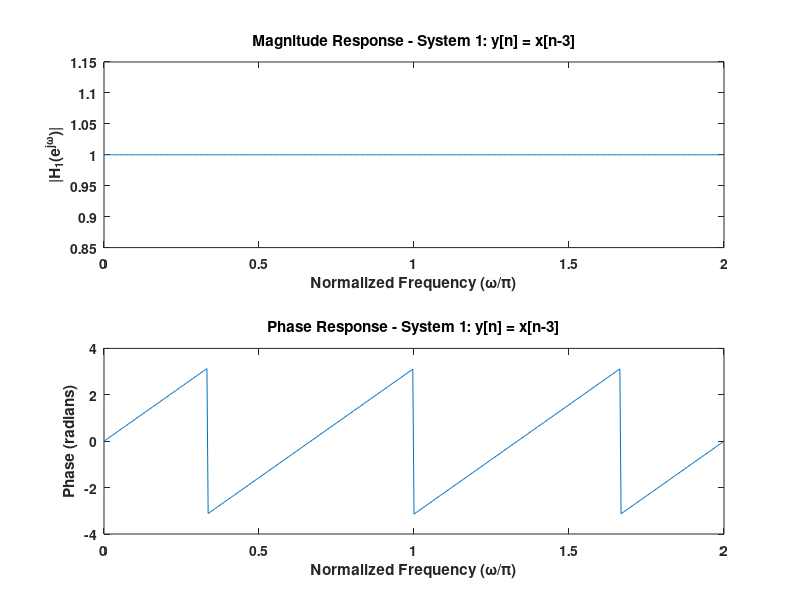
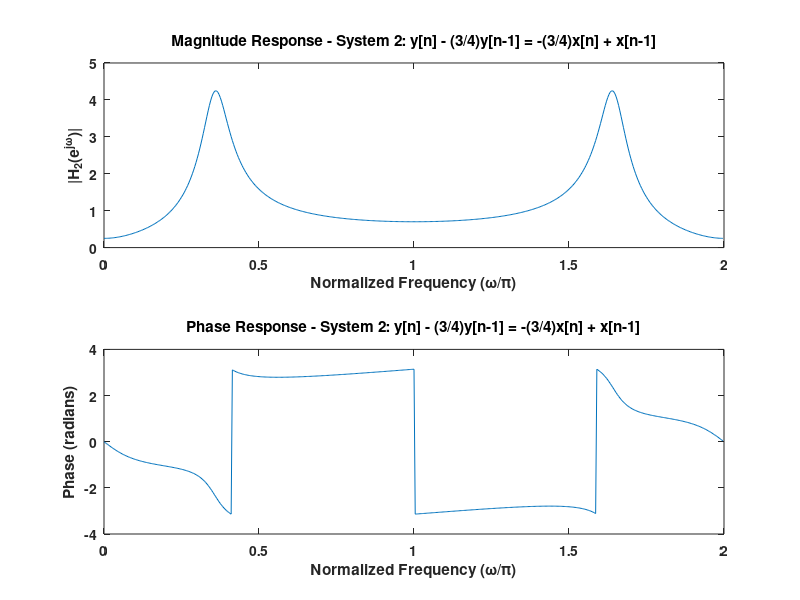
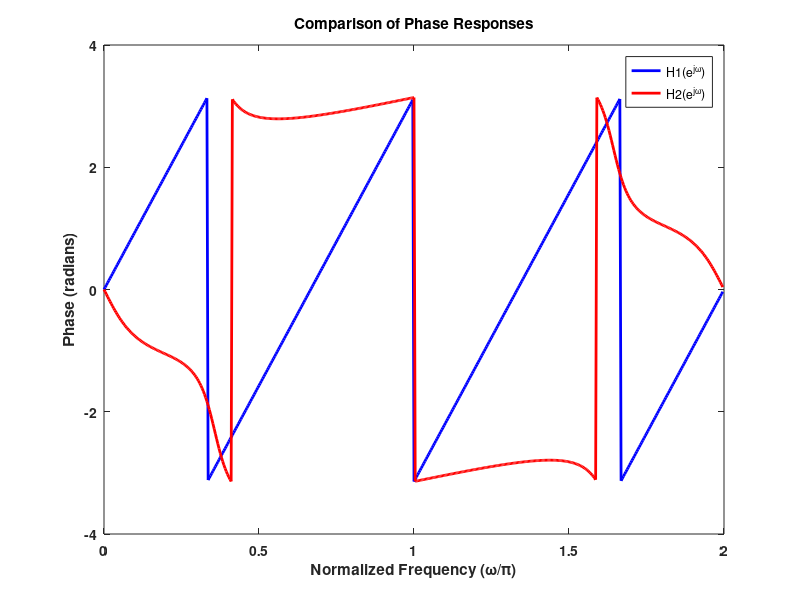

These figures' MATLAB source, in order:
% System 1 coefficients
b1 = 1;      % numerator coefficients
a1 = [zeros(1, 3), 1];   % denominator coefficients (delay of 3)

% Frequency response analysis using freqz
N = 512; % Number of points
[Hz1, W1] = freqz(b1, a1, N, 'whole');

% Plot magnitude response
figure;
subplot(2, 1, 1);
plot(W1/pi, abs(Hz1));
title('Magnitude Response - System 1: y[n] = x[n-3]');
xlabel('Normalized Frequency (\omega/\pi)');
ylabel('|H_1(e^{j\omega})|');
set(gca, 'FontWeight', 'bold');  % Set axis font weight to bold

% Plot phase response
subplot(2, 1, 2);
plot(W1/pi, angle(Hz1)); % unwrap to avoid phase wrapping
title('Phase Response - System 1: y[n] = x[n-3]');
xlabel('Normalized Frequency (\omega/\pi)');
ylabel('Phase (radians)');
set(gca, 'FontWeight', 'bold');  % Set axis font weight to bold


% System 2 coefficients
b2 = [-3/4, 1];          % numerator coefficients
a2 = [1, -3/4, 3/4];      % denominator coefficients

% Frequency response analysis using freqz
[Hz2, W2] = freqz(b2, a2, N, 'whole');

% Plot magnitude response
figure;
subplot(2, 1, 1);
plot(W2/pi, abs(Hz2));
title('Magnitude Response - System 2: y[n] - (3/4)y[n-1] = -(3/4)x[n] + x[n-1]');
xlabel('Normalized Frequency (\omega/\pi)');
ylabel('|H_2(e^{j\omega})|');
set(gca, 'FontWeight', 'bold');  % Set axis font weight to bold

% Plot phase response
subplot(2, 1, 2);
plot(W2/pi, (angle(Hz2))); % unwrap to avoid phase wrapping
title('Phase Response - System 2: y[n] - (3/4)y[n-1] = -(3/4)x[n] + x[n-1]');
xlabel('Normalized Frequency (\omega/\pi)');
ylabel('Phase (radians)');
set(gca, 'FontWeight', 'bold');  % Set axis font weight to bold


% Compare phase of H2(e^jw) with H1(e^jw)
figure;
plot(W1/pi, (angle(Hz1)), 'b', 'LineWidth', 2); % Blue line for H1
hold on;
plot(W2/pi, (angle(Hz2)), 'r', 'LineWidth', 2); % Red line for H2
hold off;
title('Comparison of Phase Responses');
xlabel('Normalized Frequency (\omega/\pi)');
ylabel('Phase (radians)');
legend('H1(e^{j\omega})', 'H2(e^{j\omega})');
set(gca, 'FontWeight', 'bold');  % Set axis font weight to bold